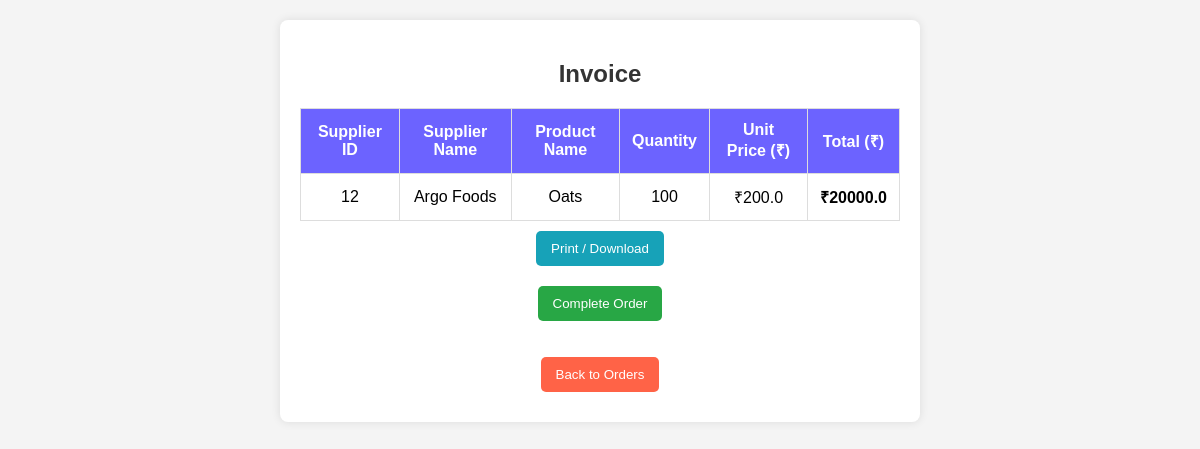
Screenshot of /admin/supply_invoice/1 (signed in) with the database file from the repository.
### app/models.py (models this page shows, shortened)
class User(db.Model, UserMixin):
    id = db.Column(db.Integer, primary_key=True)
    username = db.Column(db.String(150), unique=True, nullable=False)
    email = db.Column(db.String(150), unique=True, nullable=False)
    password = db.Column(db.String(255), nullable=False)
    role = db.Column(db.String(50), nullable=False, default='User')
    profile_picture = db.Column(db.String(255), nullable=True, default='None')
    contact_number = db.Column(db.String(20))
    category = db.Column(db.String(100), nullable=True)  # Only required for suppliers
    orders = db.relationship('Order', backref='staff', lazy=True)

class Inventory(db.Model):
    id = db.Column(db.Integer, primary_key=True, autoincrement=True)
    product_id = db.Column(db.String(50), unique=True, nullable=False)
    name = db.Column(db.String(100), nullable=False)
    category = db.Column(db.String(50), nullable=False)
    quantity = db.Column(db.Integer, nullable=False)  # Available stock
    price = db.Column(db.Float, nullable=False)
    supplier = db.Column(db.String(100), nullable=False)
    availability = db.Column(db.String(20), nullable=False, default="Available")

class Supply(db.Model):
    id = db.Column(db.Integer, primary_key=True)
    supplier_id = db.Column(db.Integer, db.ForeignKey('user.id'), nullable=False)  # Supplier
    product_id = db.Column(db.Integer, db.ForeignKey('inventory.id'), nullable=False)  # Purchased product
    quantity = db.Column(db.Integer, nullable=False)  # Quantity purchased
    cost_price = db.Column(db.Float, nullable=False)  # Purchase price per unit
    total_cost = db.Column(db.Float, nullable=False)  # Total cost of purchase
    purchase_date = db.Column(db.DateTime, default=datetime.utcnow, nullable=False)  # Timestamp
    status = db.Column(db.String(20), default='Pending')  # Add status field
    supplier = db.relationship('User', backref='supplies')
    product = db.relationship('Inventory', backref='supplies')

### app/routes.py (the view)
@admin_bp.route("/supply_invoice/<int:supply_id>")
@login_required
def supply_invoice(supply_id):
    supply = Supply.query.get_or_404(supply_id)
    inventory_item = Inventory.query.filter_by(product_id=supply.product_id).first()
    price_per_unit = inventory_item.price if inventory_item else 0
    total_price = price_per_unit * supply.quantity  # ✅ Calculate total price
    return render_template("admin/supply_invoice.html",
                           supply=supply,
                           price_per_unit=price_per_unit,
                           total_price=total_price)

### app/__init__.py (called while the page is built)
def create_app():
    app = Flask(__name__, static_folder='static', template_folder='templates')
    try:
        app.config.from_object(Config)
    except Exception as e:
        app.logger.error(f"Error loading configuration: {e}")
    db.init_app(app)
    login_manager.init_app(app)
    migrate.init_app(app, db)
    login_manager.login_view = "main.login"
    login_manager.login_message_category = "info"
    from app.routes import main_bp, admin_bp, staff_bp
    app.register_blueprint(main_bp)
    app.register_blueprint(admin_bp, url_prefix='/admin')  # ✅ Admin routes
    app.register_blueprint(staff_bp, url_prefix='/staff')  # ✅ Staff routes
    @login_manager.user_loader
    def load_user(user_id):
        from app.models import User
        return User.query.get(int(user_id))
    return app

### app/templates/admin/supply_invoice.html (shortened to what this page needs)
<html lang="en">
<head>
</head>
<body>
    <div class="container">
        <h2>Invoice</h2>
        <table>
            <thead>
                <tr>
                    <th>Supplier ID</th>
                    <th>Supplier Name</th>
                    <th>Product Name</th>
                    <th>Quantity</th>
                    <th>Unit Price (₹)</th>
                    <th>Total (₹)</th>
                </tr>
            </thead>
            <tbody>
                <tr>
                    <td>{{ supply.supplier.id }}</td>
                    <td>{{ supply.supplier.username | e }}</td>
                    <td>{{ supply.product.name | e }}</td>
                    <td>{{ supply.quantity }}</td>
                    <td>₹{{ supply.product.price }}</td>
                    <td><strong>₹{{ supply.quantity * supply.product.price }}</strong></td>
                </tr>
            </tbody>
        </table>
        <button class="btn print-btn" onclick="printInvoice()">Print / Download</button>
        <form action="{{ url_for('admin.complete_order', supply_id=supply.id) }}" method="post">
            <button type="submit" class="btn complete-btn">Complete Order</button>
        </form>
        <a href="{{ url_for('admin.supplier_status') }}">
            <button class="btn back-btn">Back to Orders</button>
        </a>
    </div>
</body>
</html>

### app/templates/admin/supply_invoice.html (style rules this page uses)
body { font-family: Arial, sans-serif; background: #f4f4f4; text-align: center; margin: 0; padding: 20px; }
.container { max-width: 600px; margin: auto; background: white; padding: 20px; border-radius: 8px; box-shadow: 0 0 10px rgba(0, 0, 0, 0.1); }
h2 { color: #333; }
table { width: 100%; border-collapse: collapse; margin-top: 20px; }
th, td { padding: 12px; text-align: center; border: 1px solid #ddd; }
th { background: #6C63FF; color: white; font-weight: bold; }
.btn { padding: 10px 15px; border: none; cursor: pointer; color: white; border-radius: 5px; margin: 10px 5px; }
.print-btn { background: #17a2b8; }
.complete-btn { background: #28a745; }
.back-btn { background: #ff6347; }

### rows the page displays
User: supplier.id "12", supplier.username "Argo Foods"
Inventory: product.name "Oats", product.price "200.0"
Supply: quantity "100", supply.quantity*supply.product.price "20000.0"
